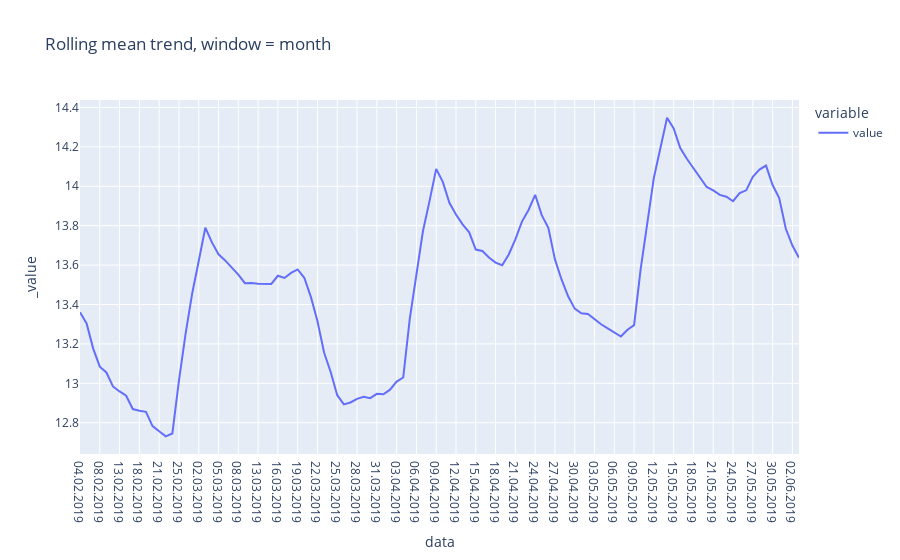

Notebook source saved alongside this figure:
### Code cell
px.line(data.rolling(window=30).mean()[30:], title='Rolling mean trend, window = month')
